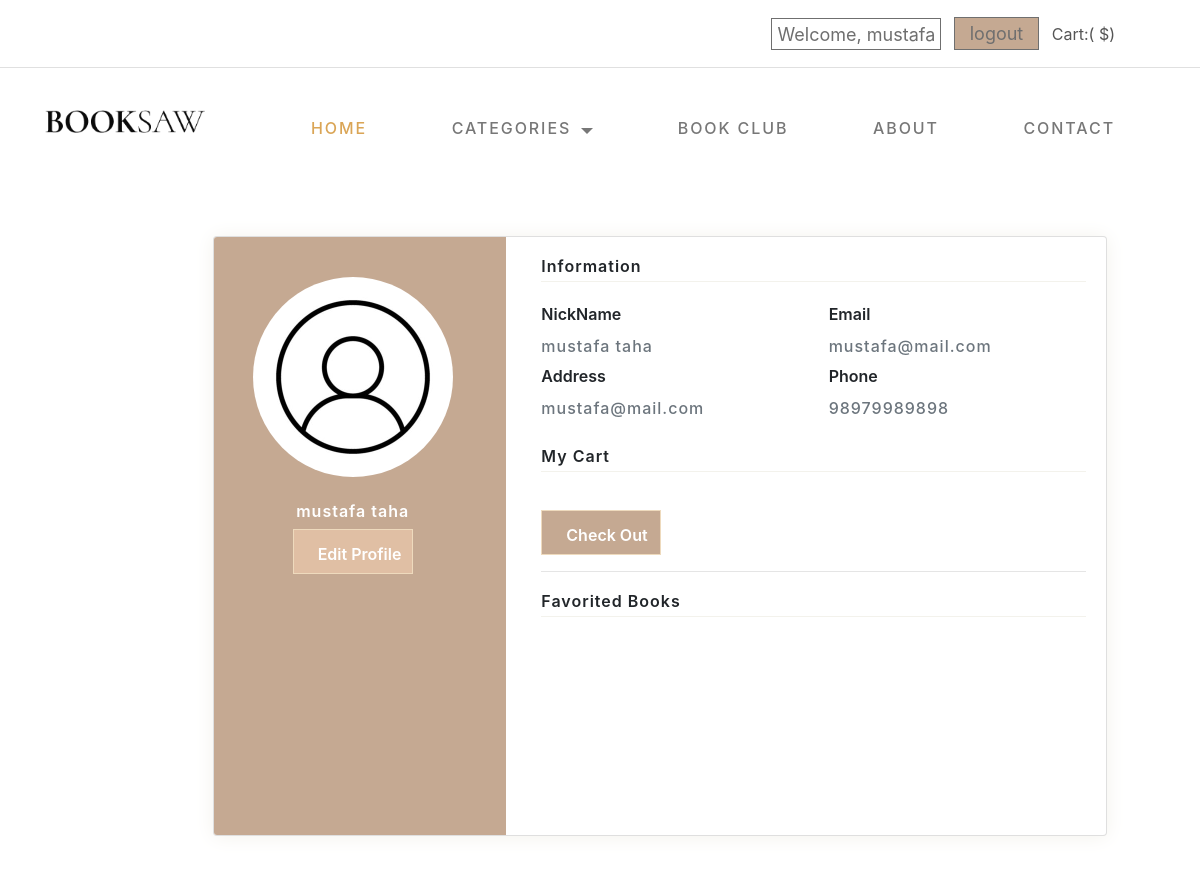
The app's page /user/1 (signed in), older data.
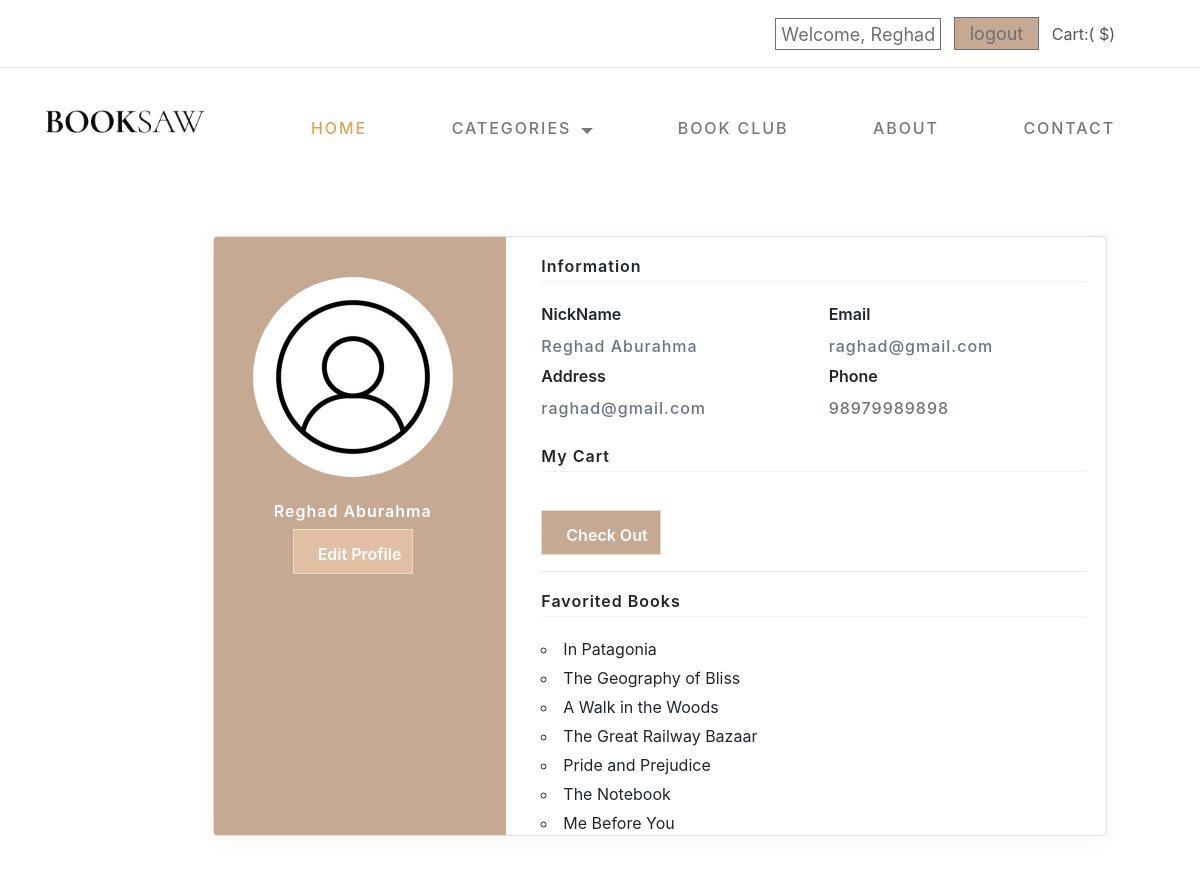
The same page, newer data.
### store_app/models.py (models this page shows)
class User(models.Model):
    first_name = models.CharField(max_length=45)
    last_name = models.CharField(max_length=45)
    email = models.CharField(max_length=128)
    password = models.CharField(max_length=64)
    birthday = models.DateField(null=True)
    gender = models.CharField(max_length=7)
    created_at = models.DateTimeField(auto_now_add=True)
    updated_at = models.DateTimeField(auto_now=True)
    objects = UserManager()

class Book(models.Model):
    title = models.CharField(max_length=45)
    description = models.TextField()
    number_of_pages = models.IntegerField()
    url_image = models.TextField()
    price = models.FloatField()
    author = models.ForeignKey(Author,related_name='books',on_delete=models.CASCADE)
    category = models.ForeignKey(Category, related_name='books', on_delete=models.CASCADE)
    language = models.ForeignKey(Language, related_name='books', on_delete=models.CASCADE)
    liked_by_users= models.ManyToManyField(User,related_name='likes_books')
    created_at = models.DateTimeField(auto_now_add=True)
    updated_at = models.DateTimeField(auto_now=True)
    objects = BookManager()

### store_app/views.py (the view)
# urls.py: path('user/<int:userID>',views.account) ,
def account(request, userID):
    if not 'userID' in request.session:
        return redirect('/')
    user = User.objects.get(id=request.session['userID'])
    if not 'orderID' in  request.session :
        order = ''
    else:
        order = Order.objects.get(id=int(request.session['orderID']))
    context = {
        'user': user ,
        'order': order ,
        'total' : get_total_order(order),
    }
    return render(request, 'profile.html', context)

### store_app/views.py (called while the page is built)
def get_total_order(order):
    total = 0
    if(order == ''):
        return 0
    for book in order.books.all():
        total = total + book.price
    return math.floor(total * 100)/100.0

### store_app/templates/profile.html (shortened to what this page needs)
<!DOCTYPE html>
	<html lang="en">
	<head>
        {%load static%}
        <link rel="stylesheet" type="text/css" href="{%static 'css/normalize.css' %}">
	    <link rel="stylesheet" type="text/css" href="{%static '/css/vendor.css'%}">
	    <link rel="stylesheet" type="text/css" href="{%static 'css/style1.css'%}">
	    <link rel="stylesheet" type="text/css" href="{%static 'css/profile.css'%}">
    <link rel="stylesheet" href="https://maxcdn.bootstrapcdn.com/bootstrap/4.0.0/css/bootstrap.min.css">
    <link rel="stylesheet" href="https://cdnjs.cloudflare.com/ajax/libs/MaterialDesign-Webfont/3.6.95/css/materialdesignicons.css">
	</head>
<body>
    <div id="header-wrap">
        <div class="top-content">
            <div class="container">
                <div class="row">
                    <div class="col-md-6">
                    </div>
                    <div class="col-md-6">
                        <div class="right-element">
                            {% if not 'userID' in request.session %}
                            <a href="/login" class="user-account for-buy"><i class="icon icon-user"></i><span>Account</span></a>
                            {% else %}
                            <a id="account" href="/user/{{user.id}}">Welcome, {{user.first_name}}</a>
                            <a  id="logout" href="/logout" class="logoutbtn mx-2">logout</a>
                            {% endif %}
                            <a href="#" class="cart for-buy"><span>Cart:({{tatal}} $)</span></a>
                        </div>
                    </div>
                </div>
            </div>
        </div>
        <header id="header">
            <div class="container">
                <div class="row">
                    <div class="col-md-2">
                        <div class="main-logo">
                            <a href="/"><img src="{% static 'images/main-logo.png'%}" alt="logo"></a>
                        </div>
                    </div>
                    <div class="col-md-10">
                        <nav id="navbar">
                            <div class="main-menu stellarnav">
                                <ul class="menu-list">
                                    <li class="menu-item active"><a href="/main" data-effect="Home">Home</a></li>
                                    <li class="menu-item has-sub">
                                        <a href="/category" class="nav-link" data-effect="Pages">Categories</a>
                                    </li>
                                    <li class="menu-item"><a href="/wall" class="nav-link" data-effect="Articles">Book Club</a></li>
                                    <li class="menu-item"><a href="/contact" class="nav-link" data-effect="About">About</a></li>
                                    <li class="menu-item"><a href="/contact" class="nav-link" data-effect="Contact">Contact</a></li>
                                </ul>
                            </div>
                        </nav>
                    </div>
                </div>
            </div>
        </header>
    <div class="page-content page-container" id="page-content">
        <div class="padding">
            <div class="row container d-flex justify-content-center">
                <div class="col-xl-12 col-md-12 ">
        <div class="card user-card-full">
            <div class="row m-l-0 m-r-0">
                <div class="col-sm-4 bg-c-lite-green user-profile">
                    <div class="card-block text-center text-white">
                        <div class="m-b-25">
                            <img src="{%static 'images/user-profile-icon-free-vector.jpg'%}" class="img-radius" alt="User-Profile-Image">
                        </div>
                        <h6 class="f-w-600">{{user.first_name}} {{user.last_name}}</h6>
                        <button id="edit-profile" type="button" class="add-to-cart" data-product-tile="add-to-cart">Edit Profile</button>                    </div>
                </div>
                <div class="col-sm-8">
                    <div class="card-block">
                        <h6 class="m-b-20 p-b-5 b-b-default f-w-600">Information</h6>
                        <div class="row">
                            <div class="col-sm-6">
                                <p class="m-b-10 f-w-600">NickName</p>
                                <h6 class="text-muted f-w-400">{{user.first_name}} {{user.last_name}}</h6>
                            </div>
                            <div class="col-sm-6">
                                <p class="m-b-10 f-w-600">Email</p>
                                <h6 class="text-muted f-w-400">{{user.email}}</h6>
                            </div>
                            <div class="col-sm-6">
                                <p class="m-b-10 f-w-600">Address</p>
                                <h6 class="text-muted f-w-400">{{user.email}}</h6>
                            </div>
                            <div class="col-sm-6">
                                <p class="m-b-10 f-w-600">Phone</p>
                                <h6 class="text-muted f-w-400">98979989898</h6>
                            </div>
                        </div>
                        <h6 class="m-b-20 m-t-40 p-b-5 b-b-default f-w-600">My Cart</h6>
                        <div class="row">
                            <div class="col-sm-6">
                            </div>
                            <div class="col-sm-6">
                            </div>
                        </div>
                        <a href="/cart/confirm"><button id="buy-btn" type="button" class="add-to-cart" data-product-tile="add-to-cart">Check Out</button></a>
                        <hr>
                        <h6 class="m-b-20 m-t-40 p-b-5 b-b-default f-w-600">Favorited Books</h6>
                        <ul>
                            {% for book in user.likes_books.all %}
                            <li>{{book.title}} </li>
                            {% endfor %}
                        </ul>
                        <div class="row">
                            <div class="col-sm-6">
                            </div>
                            <div class="col-sm-6">
                            </div>
                        </div>
                    </div>
                </div>
            </div>
        </div>
    </div>
        </div>
        </div>
    </div>
   </body>
</html>
</body>
</html>

### store_app/static/css/style1.css (style rules this page uses)
:root { --header-height : 160px; --header-height-min : 80px; }
:root { --accent-color : #C5A992; --secondary-color : #C5A992; --dark-color : #2f2f2f; --light-color : #F3F2EC; --body-text-color : #757575; --light-text-color : #afafaf; --dark-text-color : #2f2f2f; }
:root { --body-font : "Raleway", sans-serif; --heading-font : "Prata", Georgia, serif; --secondary-font : "Playfair Display", Georgia, serif; }
#logout { background-color: #C5A992; }
*, *::before, *::after { -webkit-box-sizing: border-box; -moz-box-sizing: border-box; box-sizing: border-box; }
html { box-sizing: border-box; }
body { font-family: var(--body-font); font-size: 16px; line-height: 2; color: var(--body-text-color); background-color: var(--light-color); }
a { color: var(--accent-color); transition: 0.3s color ease-out; }
ul, ol { margin-top: 0; margin-bottom: 10px; margin-left: 0; }
ul li, ol li { margin-bottom: 5px; outline: 0; }
ul li.active a { color: #daa556; }
ul li:last-child, ol li:last-child { margin-bottom: 0; }
button, input, select, textarea { font-family: inherit; font-size: inherit; line-height: inherit; outline: 0; }
img { display: inline-block; border: 0; max-width: 100%; height: auto; vertical-align: middle; }
h1, .h1, h2, .h2, h3, .h3, h4, .h4, h5, .h5, h6, .h6 { font-family: var(--heading-font); line-height: 1.2; color: var(--dark-color); }
h5, h6 { letter-spacing: 1px; }
h6, .h6 { font-size: .67em; line-height: 1.1; }
p { margin: 0 0 20px 0; }
::placeholder { color: #999; }
.container::after, .row::after, .clearfix::after { display: block; clear: both; content: ""; }
.text-center { text-align: center; }
.text-muted { color: #777; }
ul { list-style: circle inside; }
ol, ul { padding-left: 0; margin-top: 0; }
li { margin-bottom: 1rem; }
button, .button { margin-bottom: 1rem; }
pre, blockquote, dl, figure, table, p, ul, ol, form { margin-bottom: 2.5rem; }
hr { margin-top: 3rem; margin-bottom: 3.5rem; border-width: 0; border-top: 1px solid #E1E1E1; }
a.btn, input[type="button"], input[type="submit"], input[type="reset"], input[type="file"], button { background-image: none; background: var(--accent-color); text-decoration: none !important; display: inline-block; position: relative; border: 1px solid transparent; border-radius: 0; padding: 0.75em 1.5em; margin-top: 15px; font-size: 15px; font-weight: bold; line-height: normal; text-align: center; text-transform: uppercase; color: #fff; z-index: 1; cursor: pointer; white-space: nowrap; vertical-align: middle; -webkit-transition: all 0.3s ease-in; transition: all 0.3s ease-in; -ms-touch-action: manipulation; touch-action: manipulation; -webkit-user-select: none; -moz-user-select: none; -ms-user-select: none; user-select: none; }
.nav-link { display: block; padding: 0.5rem 1rem; text-decoration: none; transition: color 0.15s ease-in-out, background-color 0.15s ease-in-out, border-color 0.15s ease-in-out; }
button { font-size: 1em; font-weight: 600; border: none; height: 65px; cursor: pointer; text-transform: uppercase; }
.top-content { padding: 20px 0; border-bottom: 1px solid #E0E0E0; }
.top-content a { color: #555; text-decoration: none; }
.top-content .right-element { text-align: right; }
.top-content .right-element .for-buy { margin-right: 40px; }
#header { padding: 40px 0; }
#header .menu-list a { text-transform: uppercase; font-weight: 500; letter-spacing: 0.12em; }
#logout { margin-right: 50px; color: #6F6F6F; padding: 5px 15px; font-size: large; border: 1px solid #6F6F6F; }
#account { color: #6F6F6F; padding: 4.5px 5px; font-weight: normal; margin-top: -3px; font-size: large; border: 1px solid #6F6F6F; }

Row changes from the older to the newer data that the page shows:
changed User: first_name "mustafa" → "Reghad"; last_name "taha" → "Aburahma"; email "mustafa@mail.com" → "raghad@gmail.com"
added Book: title "In Patagonia"
added Book: title "The Geography of Bliss"
added Book: title "A Walk in the Woods"
added Book: title "The Great Railway Bazaar"
added Book: title "Pride and Prejudice"
added Book: title "The Notebook"
added Book: title "Me Before You"
